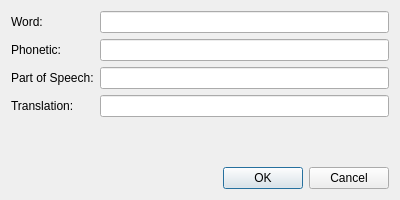
<?xml version="1.0" encoding="UTF-8"?>
<ui version="4.0">
 <class>AddWordDialog</class>
 <widget class="QDialog" name="AddWordDialog">
  <property name="geometry">
   <rect>
    <x>0</x>
    <y>0</y>
    <width>400</width>
    <height>200</height>
   </rect>
  </property>
  <property name="windowTitle">
   <string>Add New Word</string>
  </property>
  <layout class="QVBoxLayout" name="verticalLayout">
   <item>
    <layout class="QFormLayout" name="formLayout">
     <item row="0" column="0">
      <widget class="QLabel" name="wordLabel">
       <property name="text">
        <string>Word:</string>
       </property>
      </widget>
     </item>
     <item row="0" column="1">
      <widget class="QLineEdit" name="wordLineEdit"/>
     </item>
     <item row="1" column="0">
      <widget class="QLabel" name="phoneticLabel">
       <property name="text">
        <string>Phonetic:</string>
       </property>
      </widget>
     </item>
     <item row="1" column="1">
      <widget class="QLineEdit" name="phoneticLineEdit"/>
     </item>
     <item row="2" column="0">
      <widget class="QLabel" name="partOfSpeechLabel">
       <property name="text">
        <string>Part of Speech:</string>
       </property>
      </widget>
     </item>
     <item row="2" column="1">
      <widget class="QLineEdit" name="partOfSpeechLineEdit"/>
     </item>
     <item row="3" column="0">
      <widget class="QLabel" name="translationLabel">
       <property name="text">
        <string>Translation:</string>
       </property>
      </widget>
     </item>
     <item row="3" column="1">
      <widget class="QLineEdit" name="translationLineEdit"/>
     </item>
    </layout>
   </item>
   <item>
    <widget class="QDialogButtonBox" name="buttonBox">
     <property name="orientation">
      <enum>Qt::Horizontal</enum>
     </property>
     <property name="standardButtons">
      <set>QDialogButtonBox::Cancel|QDialogButtonBox::Ok</set>
     </property>
    </widget>
   </item>
  </layout>
 </widget>
 <resources/>
 <connections>
  <connection>
   <sender>buttonBox</sender>
   <signal>accepted()</signal>
   <receiver>AddWordDialog</receiver>
   <slot>accept()</slot>
   <hints>
    <hint type="sourcelabel">
     <x>248</x>
     <y>254</y>
    </hint>
    <hint type="destinationlabel">
     <x>157</x>
     <y>274</y>
    </hint>
   </hints>
  </connection>
  <connection>
   <sender>buttonBox</sender>
   <signal>rejected()</signal>
   <receiver>AddWordDialog</receiver>
   <slot>reject()</slot>
   <hints>
    <hint type="sourcelabel">
     <x>316</x>
     <y>260</y>
    </hint>
    <hint type="destinationlabel">
     <x>286</x>
     <y>274</y>
    </hint>
   </hints>
  </connection>
 </connections>
</ui>
